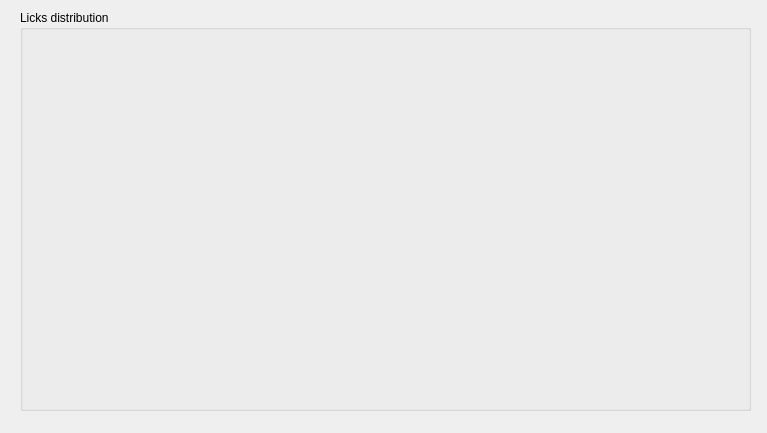
<?xml version="1.0" encoding="UTF-8"?>
<ui version="4.0">
 <class>LickDistribution</class>
 <widget class="QDialog" name="LickDistribution">
  <property name="geometry">
   <rect>
    <x>0</x>
    <y>0</y>
    <width>767</width>
    <height>433</height>
   </rect>
  </property>
  <property name="windowTitle">
   <string>Dialog</string>
  </property>
  <widget class="QGroupBox" name="VisuLicksStatistics">
   <property name="geometry">
    <rect>
     <x>20</x>
     <y>10</y>
     <width>731</width>
     <height>401</height>
    </rect>
   </property>
   <property name="title">
    <string>Licks distribution</string>
   </property>
  </widget>
 </widget>
 <resources/>
 <connections/>
</ui>
